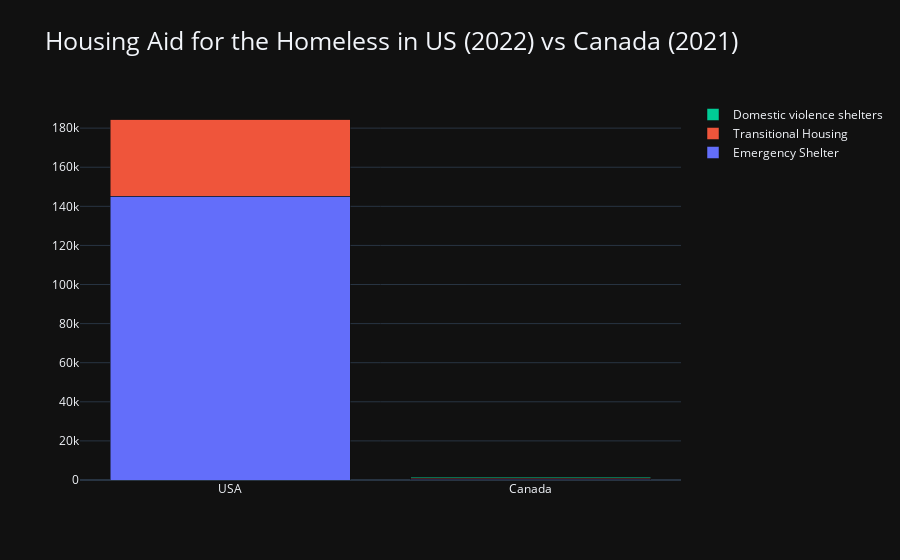

Source (notebook cell):
### Code cell
branches = ['USA', 'Canada']
es = [145159,437]
th = [39514, 452]
dvs = [0,612]
trace1 = go.Bar(
   x = branches,
   y = es,
   name = 'Emergency Shelter'
)
trace2 = go.Bar(
   x = branches,
   y = th,
   name = 'Transitional Housing'
)
trace3 = go.Bar(
   x = branches,
   y = dvs,
   name = 'Domestic violence shelters'
)
data = [trace1, trace2, trace3]
layout = go.Layout(barmode = 'stack')
fig = go.Figure(data = data, layout = layout)
fig.update_layout(template='plotly_dark')
fig.update_layout(title_text = "Housing Aid for the Homeless in US (2022) vs Canada (2021)",
                 title_font_size=25)
iplot(fig)

### Figure 1 — Plotly figure (JSON) as saved in the notebook; plotly's stock layout.template omitted (floating-point values rounded to 4 significant figures)
{"data": [{"name": "Emergency Shelter", "type": "bar", "x": ["USA", "Canada"], "y": [145159, 437]}, {"name": "Transitional Housing", "type": "bar", "x": ["USA", "Canada"], "y": [39514, 452]}, {"name": "Domestic violence shelters", "type": "bar", "x": ["USA", "Canada"], "y": [0, 612]}], "layout": {"barmode": "stack", "title": {"font": {"size": 25}, "text": "Housing Aid for the Homeless in US (2022) vs Canada (2021)"}}}
